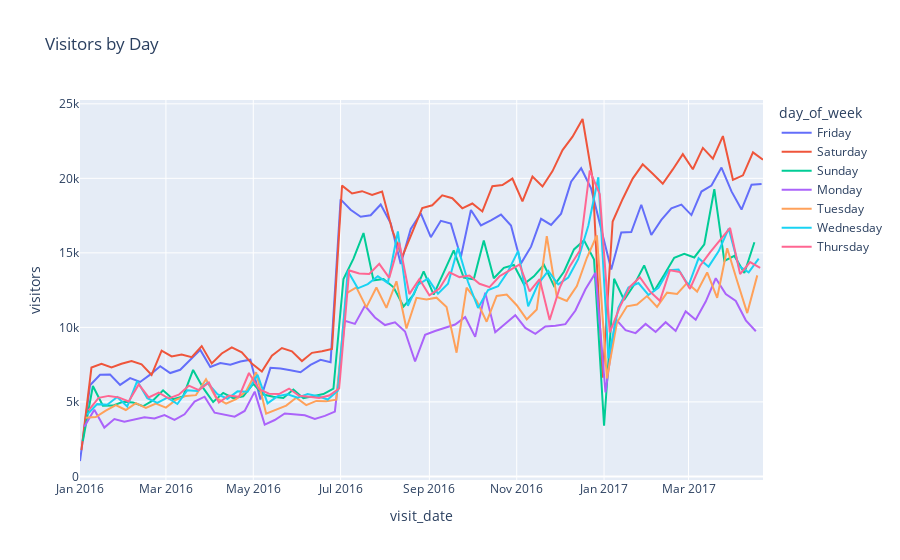

The notebook cell saved with this chart:
### Code cell
px.line(data, x='visit_date', y='visitors', title='Visitors by Day', color='day_of_week')
